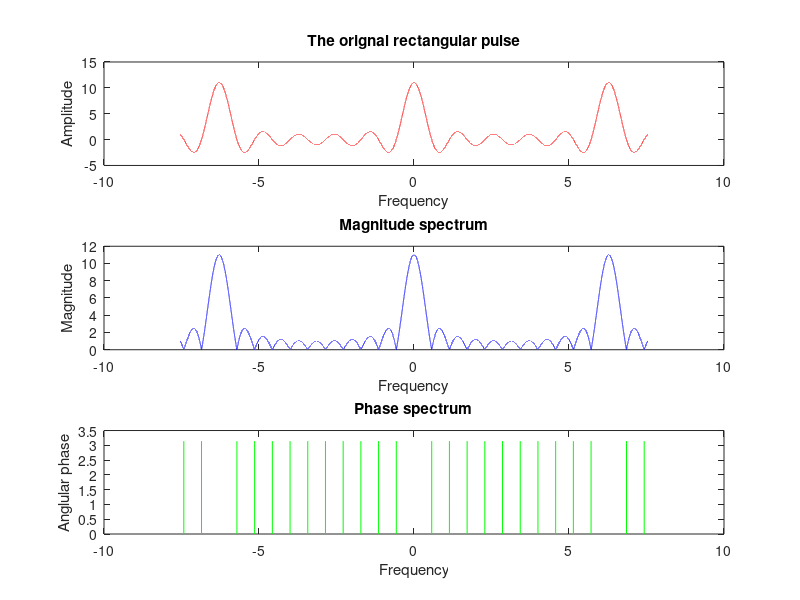

The MATLAB script that drew this image:
rect = ones(1, 10);
N = 1:11;
M = 5;
w = -(12*pi/M) : 0.0001 : (12*pi/M);
rect = sin(w*((2*M)+1)/2)./sin(w/2);

#Plotting the pulse 
subplot(3, 1, 1);
plot(w, rect, 'r');
xlabel('Frequency');
ylabel('Amplitude');
title('The orignal rectangular pulse');

#Plotting magnitude spectrum 
subplot(3, 1, 2);
plot(w, abs(rect), 'b');
xlabel('Frequency');
ylabel('Magnitude');
title('Magnitude spectrum');

#Plotting phase spectrum 
subplot(3, 1, 3);
plot(w, angle(rect), 'g');
xlabel('Frequency');
ylabel('Anglular phase');
title('Phase spectrum');
